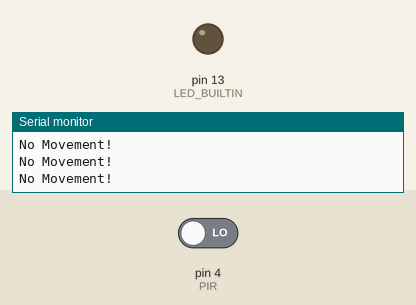
A sketch run on a simulated Arduino Uno, built with avr-gcc and run on an emulated ATmega328P. Shown: output pins drawn as LEDs (lit = HIGH), the last lines printed to the serial monitor. The test bench sets the inputs (shaded band); at power-on: pin 4 (PIR) LOW.

Above: at 2.8 s.
2.9 s: pin 4 (PIR) driven HIGH
At 4.0 s:
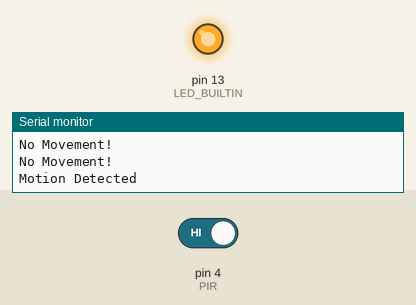
4.5 s: pin 4 (PIR) driven LOW
At 5.6 s:
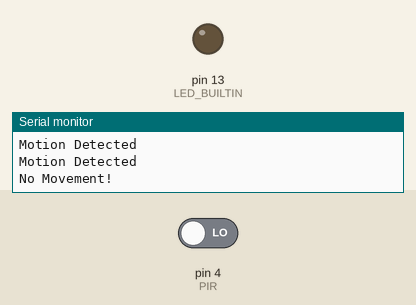
Timing chart, 0 to 7.5 s (numbered marks = the images above; inputs shaded):
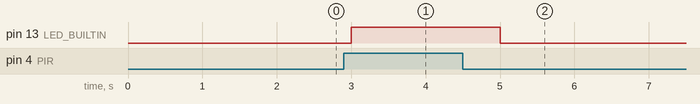

Measured:
- after the input at 2.9 s, pin 13 (LED_BUILTIN): LOW → HIGH after 0.10 s
- after the input at 4.5 s, pin 13 (LED_BUILTIN): HIGH → LOW after 0.50 s

The sketch:

Task1.ino
```cpp
int PIR = 4;
int value = 0;

void setup()
{
  Serial.begin(9600);
  pinMode(LED_BUILTIN, OUTPUT);
  pinMode(PIR, INPUT);
}

void loop()
{
  value = digitalRead(PIR);
  if (value)
  {
    digitalWrite(LED_BUILTIN, 1);
    Serial.println("Motion Detected");
  }
  else
  {
    digitalWrite(LED_BUILTIN, 0);
    Serial.println("No Movement!");
  }
  delay(1000);
}
```
